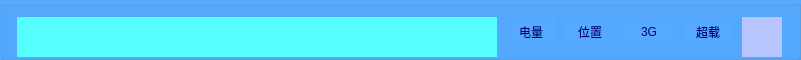
  <widget class="QGroupBox" name="groupBox_3">
   <property name="geometry">
    <rect>
     <x>-1</x>
     <y>0</y>
     <width>801</width>
     <height>60</height>
    </rect>
   </property>
   <property name="sizePolicy">
    <sizepolicy hsizetype="Preferred" vsizetype="Maximum">
     <horstretch>0</horstretch>
     <verstretch>0</verstretch>
    </sizepolicy>
   </property>
   <property name="minimumSize">
    <size>
     <width>0</width>
     <height>60</height>
    </size>
   </property>
   <property name="styleSheet">
    <string notr="true">background-color: rgb(85, 170, 255);
border-color: rgb(85, 170, 255);
color: rgb(0, 0, 127);</string>
   </property>
   <layout class="QHBoxLayout" name="horizontalLayout_4">
    <item>
     <widget class="QLabel" name="Timelab_work">
      <property name="minimumSize">
       <size>
        <width>480</width>
        <height>40</height>
       </size>
      </property>
      <property name="maximumSize">
       <size>
        <width>480</width>
        <height>40</height>
       </size>
      </property>
      <property name="styleSheet">
       <string notr="true">font: 75 26pt &quot;楷体&quot;;
background-color: rgb(85, 255, 255);
color: rgb(85, 0, 127);</string>
      </property>
      <property name="text">
       <string/>
      </property>
     </widget>
    </item>
    <item>
     <widget class="QLabel" name="EleLab">
      <property name="sizePolicy">
       <sizepolicy hsizetype="Fixed" vsizetype="Preferred">
        <horstretch>0</horstretch>
        <verstretch>0</verstretch>
       </sizepolicy>
      </property>
      <property name="minimumSize">
       <size>
        <width>50</width>
        <height>0</height>
       </size>
      </property>
      <property name="maximumSize">
       <size>
        <width>50</width>
        <height>16777215</height>
       </size>
      </property>
      <property name="styleSheet">
       <string notr="true">font: 14pt &quot;黑体&quot;;
color: rgb(0, 0, 125);</string>
      </property>
      <property name="text">
       <string>电量</string>
      </property>
      <property name="alignment">
       <set>Qt::AlignCenter</set>
      </property>
     </widget>
    </item>
    <item>
     <widget class="QLabel" name="PositionLab">
      <property name="sizePolicy">
       <sizepolicy hsizetype="Fixed" vsizetype="Preferred">
        <horstretch>0</horstretch>
        <verstretch>0</verstretch>
       </sizepolicy>
      </property>
      <property name="minimumSize">
       <size>
        <width>50</width>
        <height>0</height>
       </size>
      </property>
      <property name="maximumSize">
       <size>
        <width>50</width>
        <height>16777215</height>
       </size>
      </property>
      <property name="styleSheet">
       <string notr="true">font: 14pt &quot;黑体&quot;;
color: rgb(0, 0, 125);</string>
      </property>
      <property name="text">
       <string>位置</string>
      </property>
      <property name="alignment">
       <set>Qt::AlignCenter</set>
      </property>
     </widget>
    </item>
    <item>
     <widget class="QLabel" name="ThreeGLab">
      <property name="sizePolicy">
       <sizepolicy hsizetype="Fixed" vsizetype="Preferred">
        <horstretch>0</horstretch>
        <verstretch>0</verstretch>
       </sizepolicy>
      </property>
      <property name="minimumSize">
       <size>
        <width>50</width>
        <height>0</height>
       </size>
      </property>
      <property name="maximumSize">
       <size>
        <width>50</width>
        <height>16777215</height>
       </size>
      </property>
      <property name="styleSheet">
       <string notr="true">font: 14pt &quot;黑体&quot;;
color: rgb(0, 0, 125);</string>
      </property>
      <property name="text">
       <string>3G</string>
      </property>
      <property name="alignment">
       <set>Qt::AlignCenter</set>
      </property>
     </widget>
    </item>
    <item>
     <widget class="QLabel" name="OverloadLabT">
      <property name="sizePolicy">
       <sizepolicy hsizetype="Fixed" vsizetype="Preferred">
        <horstretch>0</horstretch>
        <verstretch>0</verstretch>
       </sizepolicy>
      </property>
      <property name="minimumSize">
       <size>
        <width>50</width>
        <height>0</height>
       </size>
      </property>
      <property name="maximumSize">
       <size>
        <width>50</width>
        <height>16777215</height>
       </size>
      </property>
      <property name="styleSheet">
       <string notr="true">font: 14pt &quot;黑体&quot;;
color: rgb(0, 0, 125);</string>
      </property>
      <property name="text">
       <string>超载</string>
      </property>
      <property name="alignment">
       <set>Qt::AlignCenter</set>
      </property>
     </widget>
    </item>
    <item>
     <widget class="QLabel" name="OverloadLabN">
      <property name="minimumSize">
       <size>
        <width>40</width>
        <height>40</height>
       </size>
      </property>
      <property name="maximumSize">
       <size>
        <width>40</width>
        <height>40</height>
       </size>
      </property>
      <property name="styleSheet">
       <string notr="true">background-color: rgb(184, 197, 255);
font: 75 14pt &quot;隶书&quot;;</string>
      </property>
      <property name="text">
       <string/>
      </property>
     </widget>
    </item>
   </layout>
  </widget>
